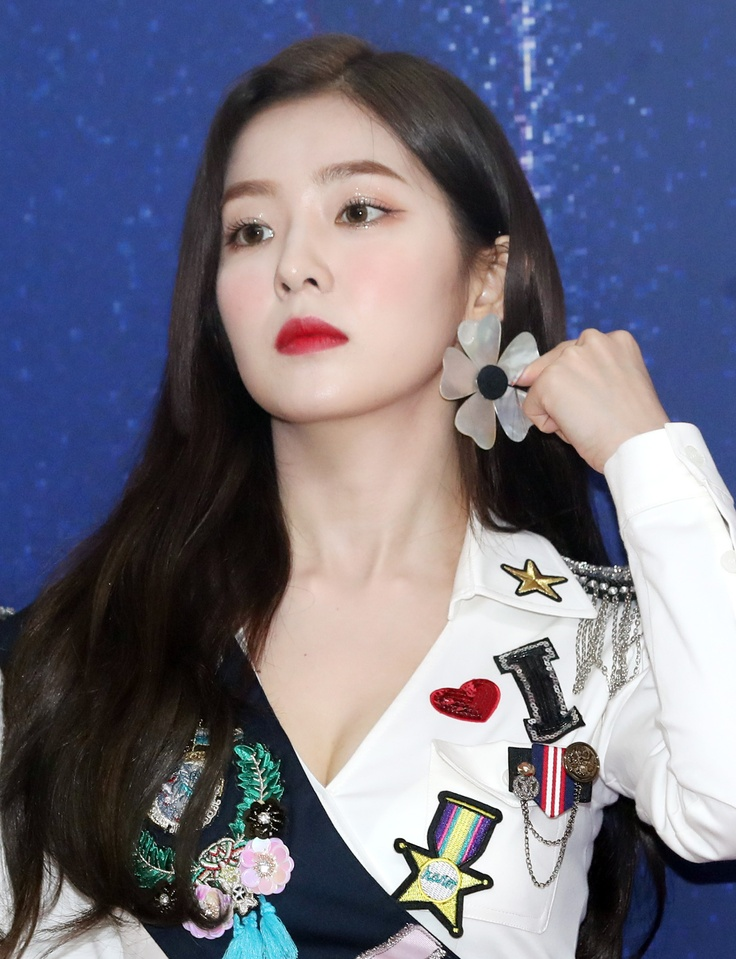
#> input picture irin.jpg, 736 x 959 px, shrunk from 1665 x 2169 before the run
$ python 07_rotate.py
#> lines starting #> are read from the running program, lines starting #| are printed output that depends on the picture
import cv2
import numpy as np
from PIL import Image

def randImage(path):
#> called with path = 'irin.jpg'
    img = cv2.imread(path)
#> img is the input picture: shape (959, 736, 3); mean B, G, R 127.3, 111.2, 111.8
    r,c = img.shape[0:2]
#> r = 959; c = 736

    M = cv2.getRotationMatrix2D((c/2, r/2), np.random.randint(0, 20, 1, dtype=np.int32), 1)  # center, rotate radian, scale
    new_img = cv2.warpAffine(img, M, (c,r), borderValue=(255,255,255))
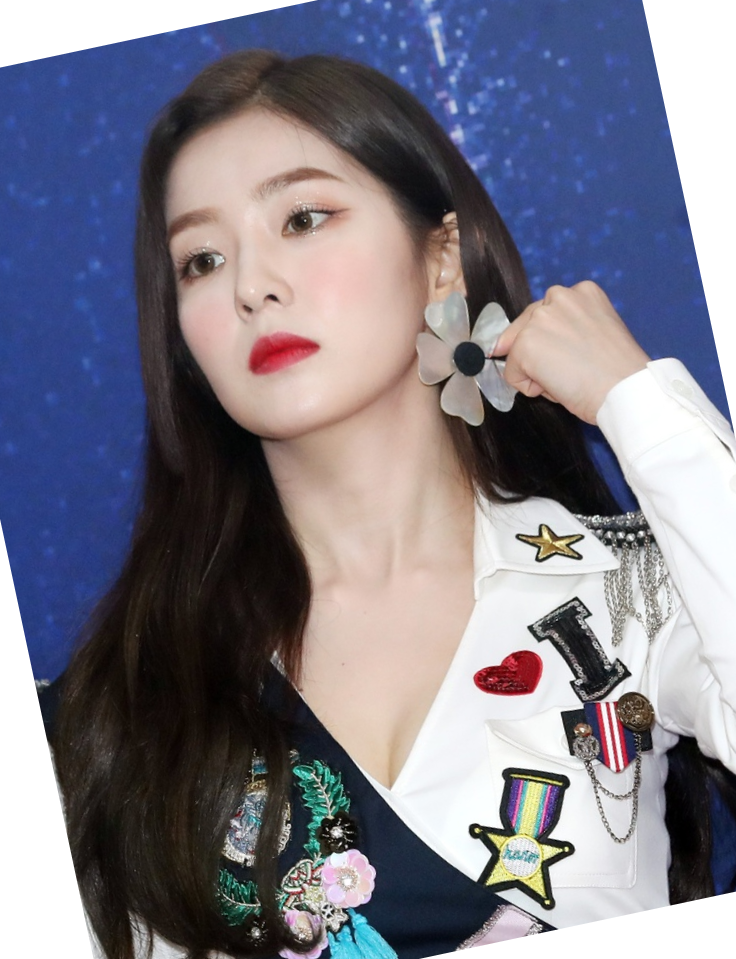
#> new_img: shape (959, 736, 3); mean B, G, R 136.5, 123.8, 125.7
#> call 2 of randImage, with path = 'irin.jpg'
#> in randImage (call 2), `new_img = cv2.warpAffine(img, M, (c,r), borderValue=(255,255,255))`:
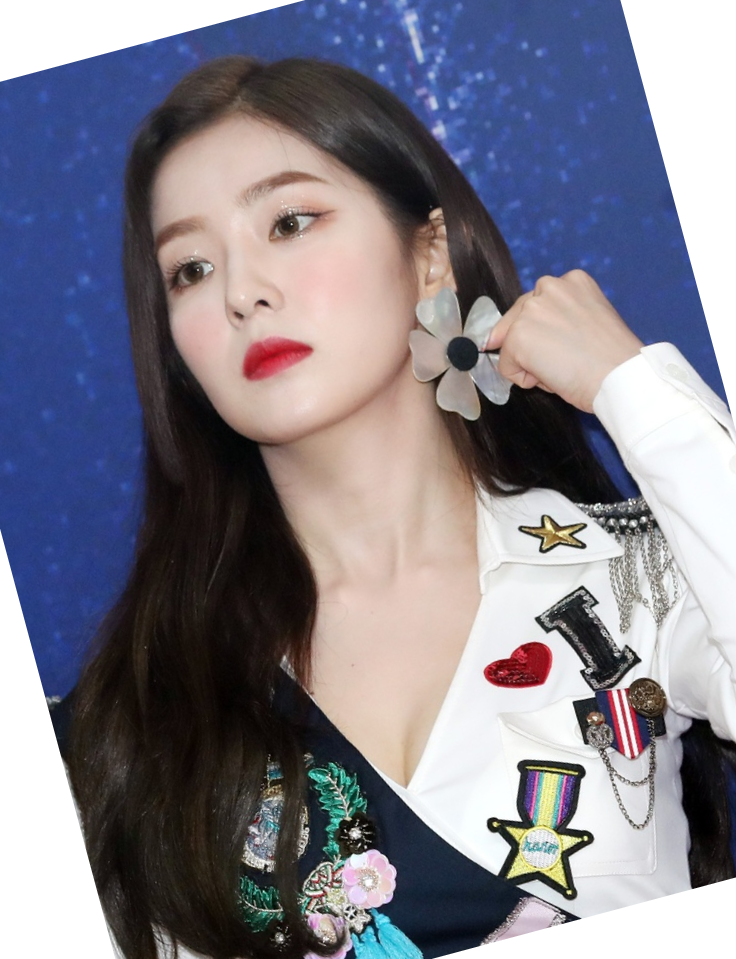
#> new_img: shape (959, 736, 3); mean B, G, R 138.5, 126.5, 128.6

    return new_img

def saveImage(fileName):
    img = cv2.imread(fileName)
    cv2.imwrite(fileName+str(".jpg"), img)

nImg = randImage("irin.jpg")

for i in range(10):
    myImg = randImage("irin.jpg")
    saveImage("irin_img/irin"+str(i))

cv2.imshow("image", nImg)
cv2.waitKey()
cv2.destroyAllWindows()
